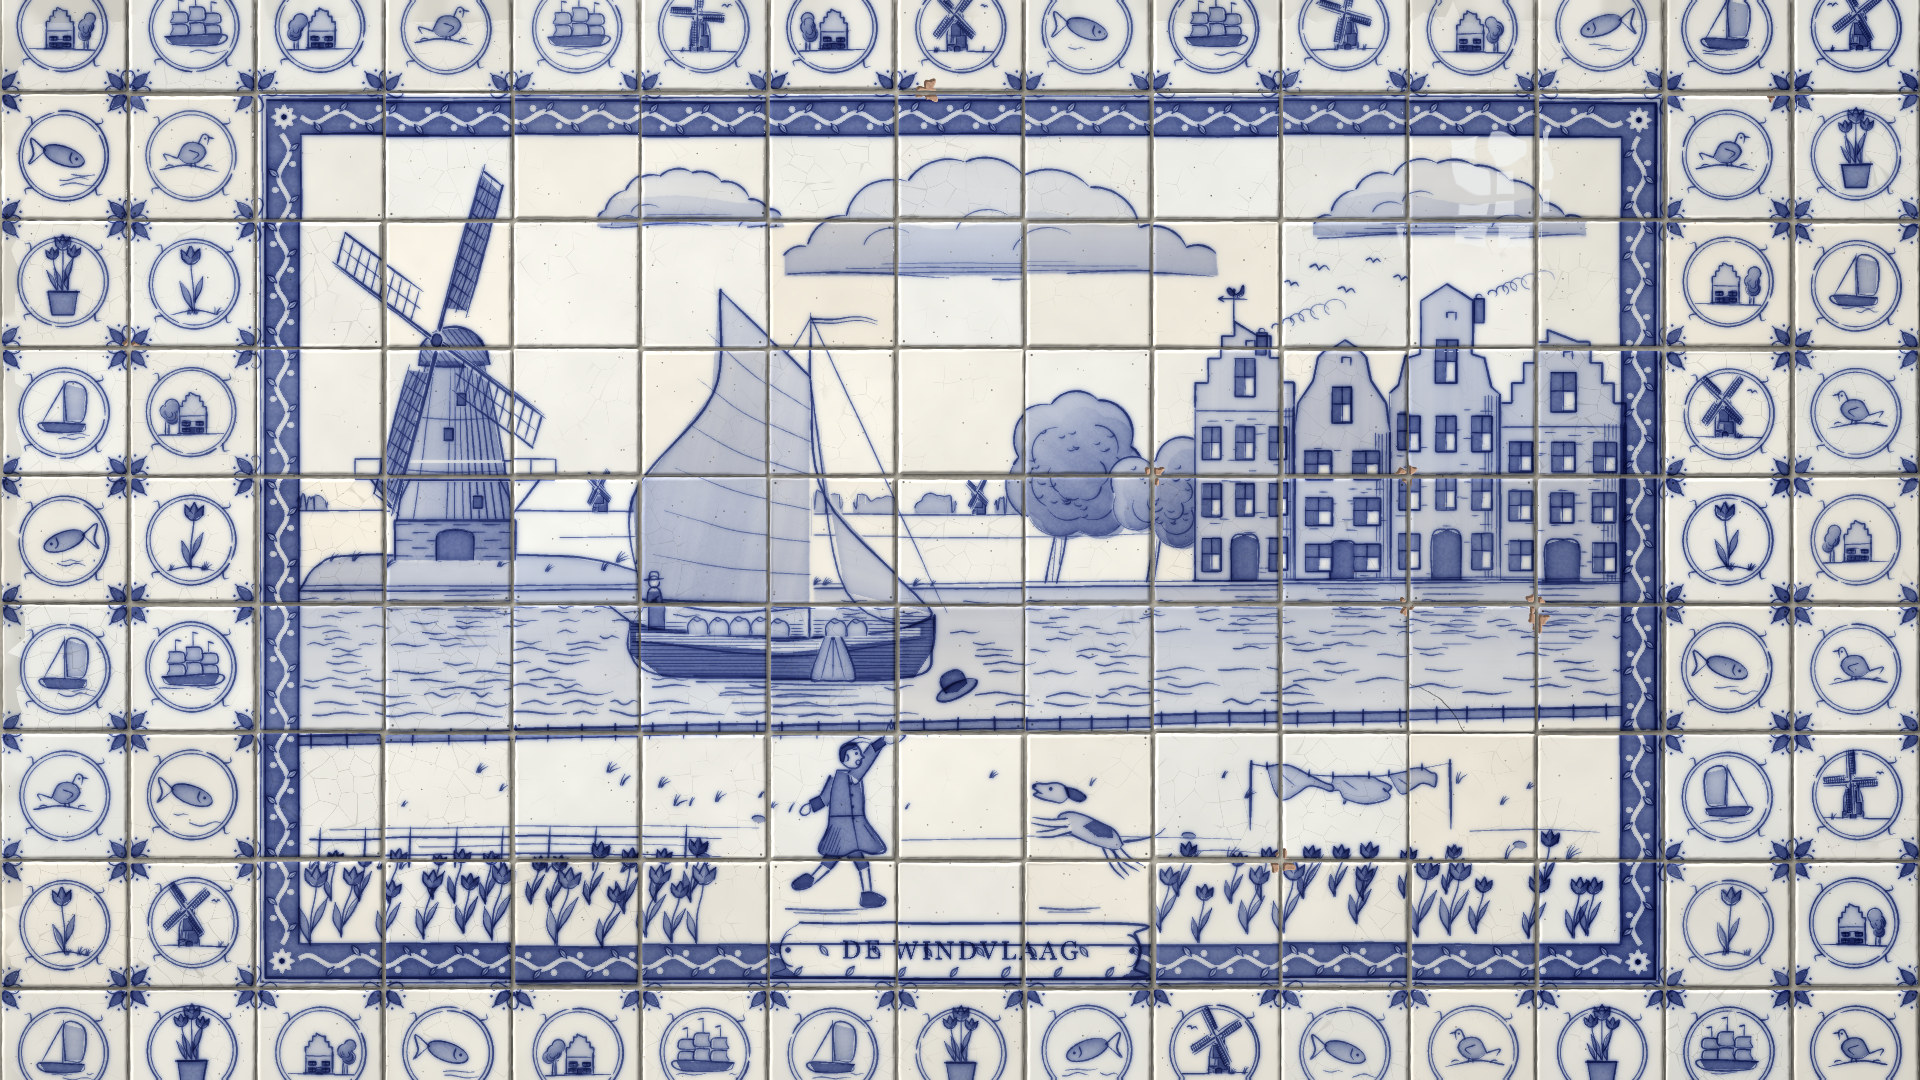

The script that saved this image:
"""运河小镇 · 一阵风 (De Windvlaag) — a Delft tile wall: an 11 x 7 tile picture set among single tiles.

One gust from the west crosses a canal town and everything answers it: the mill's sails turn, the sail barge
loaded with flour sacks runs before it with its pennant streaming, chimney smoke and the washing on the line
blow to the right, the tulips bow, and a man's hat flies off over the water while his dog leaps for it.
The weathervane on the step gable points into the wind.

    python3 examples/delft_canal.py out.jpg [--stages DIR]
"""
import os
import sys
import time

import numpy as np

sys.path.insert(0, os.path.join(os.path.dirname(os.path.abspath(__file__)), '..', 'lib'))
from delft import DelftTile, arc, ellipse_pts, _normals, _resample  # noqa: E402
from core import spline  # noqa: E402


def limb(t, pts, r0, r1, width=1.7, dens=1.0, tone=None):
    """a limb or sleeve as two outlines that taper from r0 to r1 (px); returns its polygon"""
    P, _ = _resample(spline(np.asarray(pts, np.float32), 8), 2.0)
    nr = _normals(P)
    rr = np.linspace(r0, r1, len(P))[:, None]
    L, R = P + nr * rr, P - nr * rr
    t.trek(L, width, dens, taper=(0.05, 0.2))
    t.trek(R, width, dens, taper=(0.05, 0.2))
    poly = np.vstack([L, R[::-1]])
    if tone: t.wash(poly, tone, slip=0.4, pool=0.5)
    return poly


def man(t, fx, fy, h):
    """a man in a long coat running to the right, reaching up after his hat; surprised open mouth,
    hair and coat skirts blown forward by the gust"""
    s = h / 100.0
    def P(u, v): return (fx + u * s, fy - v * s)
    w = 1.8
    hx, hy = P(16, 91)
    head = ellipse_pts(hx, hy, 6.4 * s, 7.2 * s, 0.15, 28)
    face = [P(10.5, 96), P(14, 98.5), P(19, 98.4), P(22, 95), P(22.6, 92.5), P(24.4, 90.6), P(22.6, 89.6), P(22.6, 87.5),
            P(20, 84.3), P(15, 84.2), P(10.6, 87.5), P(9.6, 92)]
    t.trek(face + [face[0]], w)
    hair = [P(9.4, 92), P(10.4, 96.6), P(14, 99), P(19.5, 98.8), P(17, 96.5), P(13.5, 95), P(12.4, 91), P(11.6, 87.8), P(9.8, 88.6)]
    t.trek(hair + [hair[0]], 1.3)
    t.wash(hair, 0.55, slip=0.3, pool=0.3)
    t.trek([P(14, 99), P(21, 102.5), P(28, 101.5)], 1.3, taper=(0.1, 0.8))            # strands blown forward
    t.trek([P(17, 98.8), P(24, 100), P(30, 98)], 1.1, 0.85, taper=(0.1, 0.8), pounce=False)
    t.dot(*P(19.6, 93), r=1.3)
    t.trek([P(17.5, 95.5), P(20.5, 96)], 1.1, smooth=False, pounce=False)                 # raised brow
    t.closed(ellipse_pts(*P(20.6, 87.6), 1.3 * s, 1.5 * s, 0, 10), 1.2)                  # 'oh!'
    t.trek(arc(*P(13.2, 90.5), 1.6 * s, 2.2 * s, -1.2, 1.6, 8), 1.1, pounce=False)       # ear
    t.wash(face, 0.05, slip=0.3)
    t.occlude(face + [P(28, 101.5)])
    # raised front arm with a turned-back cuff and an open hand
    hand = [P(35.5, 101.5), P(37, 106.5), P(38.6, 110.5), P(40, 107), P(41.3, 111), P(42.4, 106.6), P(44.5, 108.8), P(44.4, 104.6),
            P(46.6, 104), P(43.2, 100.5), P(39.4, 99)]
    t.trek(hand + [hand[0]], 1.3)
    t.wash(hand, 0.05, slip=0.2)
    t.occlude(hand)
    cuff = [P(31, 94), P(37.6, 98.6), P(35, 103), P(28.4, 98.6)]
    t.trek(cuff + [cuff[0]], 1.5, smooth=False)
    t.wash(cuff, 0.5, slip=0.2)
    t.occlude(cuff)
    arm = limb(t, [P(18, 79), P(25, 88), P(32, 98)], 4.2 * s, 3.6 * s, w, tone=0.3)
    t.occlude(arm)
    # coat: leaning forward, skirts blown ahead
    coat = [P(8, 83), P(21, 81), P(24, 66), P(25, 54), P(37, 36), P(30, 32.5), P(20, 34.5), P(10, 31), P(-3, 34.5), P(3, 50), P(4.5, 70)]
    t.trek(coat + [coat[0]], w)
    t.trek([P(14.5, 80), P(16, 66), P(17.5, 52), P(21, 35)], 1.2, 0.85, pounce=False)
    for v in (75, 68, 61, 54):
        t.dot(*P(16 + (80 - v) * 0.06, v), r=1.3)
    t.trek([P(3.5, 55), P(24.5, 56)], 1.5, smooth=False)
    t.trek([P(5, 50), P(-1, 40)], 1.0, 0.7, pounce=False)
    t.trek([P(24, 50), P(31, 40)], 1.0, 0.7, pounce=False)
    cravat = [P(17, 83.5), P(22, 82), P(21, 76), P(18, 74.5), P(16.5, 79)]
    t.trek(cravat + [cravat[0]], 1.2)
    t.wash(coat, 0.34, angle=-1.3, slip=0.8, pool=0.6, holes=[cravat])
    t.hatch([P(-3, 34.5), P(3, 50), P(10, 49), P(10, 31)], angle=-1.2, spacing=3.2, width=0.8, dens=0.7)
    t.occlude(coat)
    # back arm swinging behind
    hb = [P(-8.5, 63.5), P(-12.6, 61.5), P(-14.6, 57.6), P(-12, 55.6), P(-8.4, 57.8)]
    t.trek(hb + [hb[0]], 1.3)
    t.occlude(hb)
    cb = [P(-2.5, 67.5), P(-8.5, 64.5), P(-6, 58), P(0.5, 61.5)]
    t.trek(cb + [cb[0]], 1.4, smooth=False)
    t.wash(cb, 0.5, slip=0.2)
    t.occlude(cb)
    limb(t, [P(7, 78), P(3, 70), P(-1, 63)], 3.8 * s, 3.4 * s, w * 0.95, tone=0.3)
    # legs: breeches to the knee, pale stockings, buckled shoes; the back leg kicked up
    for (pts, shoe) in (([P(18, 34), P(23, 22), P(25, 7)], [P(21.5, 7.5), P(28, 7.5), P(35.5, 3.6), P(33, -0.4), P(21.5, -0.4)]),
                        ([P(7, 34), P(0, 23), P(-9, 14)], [P(-7.4, 16.2), P(-12.2, 18.8), P(-20, 13.6), P(-18.6, 9.4), P(-9.6, 11)])):
        t.trek(shoe + [shoe[0]], 1.5)
        t.wash(shoe, 0.6, slip=0.1, pool=0.2)
        t.occlude(shoe)
        knee = pts[1]
        br = limb(t, [pts[0], ((pts[0][0] + knee[0]) / 2, (pts[0][1] + knee[1]) / 2), knee], 4.4 * s, 3.4 * s, w, tone=0.45)
        t.occlude(br)
        limb(t, [knee, ((knee[0] + pts[2][0]) / 2, (knee[1] + pts[2][1]) / 2), pts[2]], 2.9 * s, 2.2 * s, w * 0.9)


def hat(t, x, y, r):
    """a broad-brimmed hat tumbling through the air"""
    rot = -0.45
    brim = ellipse_pts(x, y, r, r * 0.34, rot, 30)
    t.closed(brim, 1.8)
    c, s = np.cos(rot), np.sin(rot)
    def R(u, v): return (x + u * c - v * s, y + u * s + v * c)
    crown = [R(-r * 0.52, -r * 0.08), R(-r * 0.55, -r * 0.55), R(-r * 0.3, -r * 0.85), R(r * 0.3, -r * 0.85), R(r * 0.55, -r * 0.55), R(r * 0.52, -r * 0.08)]
    t.trek(crown, 1.8)
    t.trek([R(-r * 0.53, -r * 0.25), R(0, -r * 0.33), R(r * 0.53, -r * 0.25)], 2.6, 0.95)
    t.wash(crown + [R(0, r * 0.1)], 0.42, slip=0.4)
    t.wash(brim, 0.22, slip=0.4)
    t.occlude(np.vstack([brim, crown]))


def dog(t, x, y, s=1.0, facing=1, tilt=0.0):
    """a small dog in a flying leap (all four feet off the ground), ears and tail streaming back;
    facing=-1 leaps to the left; tilt (radians) aims the leap upward"""
    c, sn = np.cos(tilt), np.sin(tilt)
    def P(u, v):
        u, v = u * c - (v - 30) * sn, u * sn + (v - 30) * c + 30
        return (x + facing * u * s, y - v * s)
    w = 1.8
    head = [P(23, 52), P(27, 57.5), P(34, 58.5), P(41, 55.5), P(47.5, 53.5), P(49, 50), P(45, 48.5), P(47, 45.5), P(41, 44.5), P(34, 45), P(27, 46)]
    t.trek(head + [head[0]], w)
    t.dot(*P(37, 53), r=1.6)
    t.dot(*P(48.4, 51.6), r=1.8)
    t.trek([P(45.5, 48.5), P(41, 48)], 1.1, smooth=False, pounce=False)
    ear = [P(28, 56.5), P(20, 57.5), P(12, 55), P(15, 50.5), P(23, 51)]
    t.trek(ear + [ear[0]], w * 0.9)
    t.wash(ear, 0.5, slip=0.3, pool=0.4)
    t.wash(head, 0.08, slip=0.3)
    t.occlude(head + ear)
    for leg in ([P(19, 34), P(31, 30), P(43, 28.5)], [P(16, 31), P(27, 24), P(37, 20)]):
        lp = limb(t, leg, 2.7 * s, 2.0 * s, w * 0.85)
        t.occlude(lp)
    body = [P(-22, 31), P(-14, 38.5), P(-2, 41), P(12, 42.5), P(21, 41), P(26, 36), P(21, 29.5), P(7, 26.5), P(-8, 25.5), P(-19, 26.5)]
    t.trek(body + [body[0]], w)
    patch = [P(-12, 38.5), P(2, 41), P(8, 35), P(-4, 31), P(-14, 33)]
    t.wash(body, 0.1, slip=0.6, holes=[patch])
    t.wash(patch, 0.5, slip=0.3, pool=0.4)
    t.occlude(body)
    for leg in ([P(-15, 29), P(-27, 22), P(-39, 19)], [P(-12, 27), P(-21, 16), P(-31, 10)]):
        limb(t, leg, 3.0 * s, 2.0 * s, w * 0.85)
    t.trek([P(-22, 33), P(-33, 38), P(-42, 44), P(-46, 50)], w * 1.4, taper=(0.05, 0.8))


def laundry(t, x0, x1, y, sag=10):
    """a washing line between two posts; the gust lifts the washing almost level, streaming to the right"""
    t.trek([(x0, y - 3), (x0 - 1, y + 66)], 2.2, smooth=False)
    t.trek([(x1, y - 3), (x1 + 1, y + 66)], 2.2, smooth=False)
    xs = np.linspace(x0, x1, 14)
    yl = lambda x: y + sag * np.sin(np.pi * (x - x0) / (x1 - x0))
    items = [(0.08, 0.3, 40, 'sheet'), (0.42, 0.6, 30, 'shirt'), (0.7, 0.86, 24, 'cloth')]
    for (u0, u1, hh, kind) in items:
        a = (x0 + (x1 - x0) * u0, yl(x0 + (x1 - x0) * u0))
        b = (x0 + (x1 - x0) * u1, yl(x0 + (x1 - x0) * u1))
        wdt = b[0] - a[0]
        if kind == 'shirt':
            q = [a, b, (b[0] + 10, b[1] + 4), (b[0] + 22, b[1] + 10), (b[0] + 18, b[1] + 15), (b[0] + 14, b[1] + 12),
                 (b[0] + 20, b[1] + hh * 0.7), (a[0] + wdt * 0.45 + 18, a[1] + hh * 0.9), (a[0] + 12, a[1] + hh * 0.75),
                 (a[0] + 6, a[1] + 14), (a[0] - 4, a[1] + 15), (a[0] - 2, a[1] + 8)]
        else:
            k = np.linspace(0, 1, 6)
            hem = [(a[0] + 10 + (b[0] + hh * 0.55 - a[0] - 10) * u, a[1] + hh * (0.72 + 0.12 * np.sin(u * 7.5)) - u * hh * 0.25) for u in k]
            q = [a, (a[0] + wdt * 0.5, a[1] - 3), b, (b[0] + hh * 0.35, b[1] + hh * 0.18), (b[0] + hh * 0.6, b[1] + hh * 0.28)] + hem[::-1]
        t.trek(q + [q[0]], 1.4)
        t.trek([(a[0] + wdt * 0.3, a[1] + 4), (a[0] + wdt * 0.5 + hh * 0.2, a[1] + hh * 0.45)], 0.9, 0.6, pounce=False)
        t.wash(q, 0.12, slip=0.6, angle=0.3, pool=0.7)
        for pc in (a, b):
            t.trek([(pc[0], pc[1] + 2), (pc[0], pc[1] - 5)], 1.8, smooth=False, pounce=False)
        t.occlude(q)
    t.trek(np.stack([xs, yl(xs)], 1), 1.1, 0.9)


def main(out, stages=None):
    t0 = time.time()
    t = DelftTile(1920, 1080, tile=128, joint=3.6, origin=(0, -36), seed=11)
    R = t.tableau(2, 1, 13, 8)                    # 11 x 7 tiles: x 256..1664, y 92..988
    # canal edges
    def far_edge(x): return 592 - (x - 299) * 0.008
    def near_edge(x): return 734 - (x - 299) * 0.02

    # ------------------------------------------------------------ the picture, front to back
    t.layer('picture')
    # cartouche reserve at the bottom (kept white, text later)
    cart = [(800, 924), (1120, 924), (1134, 934), (1140, 951), (1134, 968), (1120, 978), (800, 978), (786, 968), (780, 951), (786, 934)]
    t.occlude(cart, grow=0.5)
    man(t, 826, 906, 166)
    hat(t, 958, 690, 22)
    dog(t, 1092, 880, 1.45, facing=-1, tilt=0.3)
    laundry(t, 1250, 1450, 764, sag=12)
    # tulips: a bed on the left, two rows on the right, all bowing to the right
    rng = np.random.default_rng(5)
    for row, (y, x0, x1, hh, n) in enumerate([(940, 316, 704, 56, 12), (904, 334, 690, 46, 12), (934, 1168, 1604, 54, 12), (898, 1186, 1592, 44, 12)]):
        xs = np.linspace(x0, x1, n) + rng.normal(0, 7, n)
        for j, x in enumerate(xs):
            if rng.random() < 0.1: continue                      # a gap in the row
            t.tulip(x, y + rng.normal(0, 4), hh * rng.uniform(0.78, 1.15), lean=0.3 + rng.normal(0, 0.08), width=1.5,
                    tone=0.2 + 0.08 * (row % 2) + rng.normal(0, 0.03), leaves=2 if rng.random() < 0.8 else 1)
    # ground shadows under the running figures
    for (x0, x1, y) in ((786, 868, 910), (1040, 1100, 908)):
        t.trek([(x0, y), ((x0 + x1) / 2, y + 1.5), (x1, y)], 2.2, 0.6, pounce=False, taper=(0.3, 0.3))
        t.trek([(x0 + 8, y + 4), (x1 - 10, y + 4.5)], 1.2, 0.45, pounce=False, taper=(0.3, 0.3))
    # a low post-and-rail fence behind the left bed, leaning a little
    for x in np.arange(318, 720, 46):
        t.trek([(x, 868), (x + 2, 826)], 2.0, smooth=False)
    t.trek([(310, 838), (515, 836), (722, 839)], 1.7)
    t.trek([(310, 856), (515, 853), (722, 857)], 1.5)
    t.grass(310, 760, 870, n=10, h=11, lean=0.5)
    t.grass(1140, 1610, 860, n=10, h=11, lean=0.5)
    t.grass(320, 1600, 790, n=22, h=9, lean=0.5, yspread=20)
    # near bank: boarding along the canal, a path
    xs = np.linspace(299, 1621, 40)
    t.trek(np.stack([xs, near_edge(xs)], 1), 2.2, taper=(0.02, 0.02))
    t.trek(np.stack([xs, near_edge(xs) + 9], 1), 1.3, 0.8, taper=(0.02, 0.02), pounce=False)
    for x in np.arange(312, 1621, 34) + rng.normal(0, 2, 39):
        y = near_edge(x)
        t.trek([(x, y - 3), (x, y + 13)], 1.6, smooth=False, bead=0.05)
    t.wash([(299, near_edge(299)), (1621, near_edge(1621)), (1621, near_edge(1621) + 9), (299, near_edge(299) + 9)], 0.22, slip=0.5)
    for (x0, x1, y) in ((330, 760, 828), (420, 700, 846), (900, 1240, 838), (1470, 1600, 832), (1180, 1260, 852)):
        t.trek([(x0, y), ((x0 + x1) / 2, y - 2), (x1, y + 1)], 1.0, 0.55, pounce=False, taper=(0.3, 0.4))
    for (x, y) in ((760, 820), (1188, 836), (1520, 846), (704, 858)):
        st = ellipse_pts(x, y, 7, 3.5, 0.1, 14)
        t.trek(st[7:], 1.2, 0.8, pounce=False)
        t.wash(st, 0.15, slip=0.3)
    t.occlude([(299, near_edge(299) - 2), (1621, near_edge(1621) - 2), (1621, 945), (299, 945)])
    # the barge, then the water round it
    hull = t.sailboat(636, 676, 300, facing=1, belly=0.5, cargo=7)
    t.occlude(hull)
    for (x, w) in ((1255, 90), (1350, 80), (1452, 96), (1560, 100)):
        t.reflection(x, far_edge(x) + 2, w * 0.8, 70, step=6, width=1.3, dens=0.6)
    t.reflection(470, far_edge(470) + 2, 70, 55, step=6, width=1.3, dens=0.55)
    t.reflection(790, 680, 250, 34, step=5.5, width=1.5, dens=0.75)
    t.water(299, 1621, far_edge(299) + 6, near_edge(1000) - 4, width=1.5, dens=0.8, far=4.2, near=10, avoid=t.occ)
    t.wash([(299, far_edge(299)), (1621, far_edge(1621)), (1621, near_edge(1621)), (299, near_edge(299))], 0.07, angle=0.0, pool=0.3,
           grad=((960, far_edge(960)), (960, near_edge(960)), 1.4, 0.5))
    t.occlude([(299, far_edge(299) + 1), (1621, far_edge(1621) + 1), (1621, near_edge(1621)), (299, near_edge(299))], grow=0)
    # far bank line
    xs = np.linspace(299, 1621, 40)
    t.trek(np.stack([xs, far_edge(xs)], 1), 1.8, taper=(0.02, 0.02))
    t.trek(np.stack([xs, far_edge(xs) - 5], 1), 1.0, 0.7, taper=(0.05, 0.05), pounce=False)
    # houses on the far bank (front to back = left to right is fine, they don't overlap)
    hb = far_edge(1300) - 4
    t.house(1196, 1296, hb, 172, gable='step', gable_h=88, floors=3, chimney=1262, smoke=(70, -18), vane=-1, shade='right')
    t.house(1296, 1392, hb, 146, gable='bell', gable_h=84, floors=3, shade='right')
    t.house(1392, 1500, hb, 186, gable='neck', gable_h=98, floors=3, chimney=1478, smoke=(64, -14), shade='right')
    t.house(1500, 1625, hb, 158, gable='step', gable_h=92, floors=3, shade='right')
    # trees between the barge and the houses
    t.tree(1150, far_edge(1150) - 4, 150, w=104, lean=0.35, clumps=6, seed=3)
    t.tree(1050, far_edge(1050) - 4, 196, w=126, lean=0.4, clumps=8, seed=4)
    # the mill on its dike
    dike = [(299, far_edge(299) - 1), (318, 566), (360, 556), (560, 556), (640, 572), (700, far_edge(700) - 1)]
    t.windmill(455, 560, 232, sails=0.42, squash=0.6, cloth=(1, 3))
    t.trek(dike, 1.8, taper=(0.02, 0.1))
    t.wash(dike + [(299, far_edge(299))], 0.1, angle=0.0, pool=0.5)
    t.grass(320, 690, 566, n=12, h=9, lean=0.6, yspread=6)
    t.occlude(dike + [(700, far_edge(700) + 2), (299, far_edge(299) + 2)])
    # ground on the far bank and the low polder beyond
    t.grass(700, 1040, far_edge(800) - 4, n=8, h=8, lean=0.6)
    t.trek([(560, 538), (760, 534), (1000, 536), (1200, 532)], 1.0, 0.65, pounce=False)
    for (x, hgt) in ((600, 26), (980, 22)):
        t.windmill(x, 512, hgt, sails=0.6, squash=0.7, width=1.1, tone=0.14, gallery=False, door=False, cloth=())
    t.bushes(640, 1190, 511, h=16, gap=[(965, 995)], seed=12)
    t.bushes(304, 340, 511, h=12, seed=13)
    t.trek([(299, 512), (520, 511), (900, 513), (1200, 511)], 1.3, 0.85)
    # sky: clouds and birds
    t.cloud(1000, 215, 430, 120, lean=0.35, seed=8)
    t.cloud(1450, 196, 270, 80, lean=0.35, seed=9)
    t.cloud(690, 196, 180, 60, lean=0.35, seed=10)
    t.birds([(1290, 285), (1318, 270), (1345, 292), (1372, 262), (1400, 280)], size=9, tilt=0.25)
    t.clear_occlusion()
    # inscription in the cartouche
    t.letters('DE WINDVLAAG', 960, 951, 26, font='serif', dens=1.05, spacing=3)

    # ------------------------------------------------------------ the painted frame and the single tiles
    t.layer('frame')
    t.border(R, band=34, inset=9, reserve=[cart])
    t.closed(cart, 2.2)
    for sx in (-1, 1):
        cxs = 960 + sx * 168
        t.trek(arc(cxs, 951, 12, 16, -np.pi / 2, np.pi / 2, 12) if sx > 0 else arc(cxs, 951, 12, 16, np.pi / 2, 3 * np.pi / 2, 12), 1.6)
        t.dot(cxs + sx * 4, 951, 2.4)
    t.layer('single')
    t.field(corners='spin', width=1.35)

    # ------------------------------------------------------------ stages: replay the workshop
    if stages:
        t.stage('tiles', hide=('*',))
        t.stage('pounce', hide=('trek', 'wash'))
        t.stage('outline', hide=('wash', 'frame', 'single'))
        t.stage('wash', hide=('frame', 'single'))
        t.stage('singles')
    t.fire()
    if stages: t.stage('fired')
    t.set_wall()
    if stages: t.stage('set')
    t.age(craze=1.0, chips=12, cracks=[[(1360, 640), (1395, 676), (1440, 700), (1470, 738)]])
    t.light(window=(1488, 178, 112, 150), strength=0.65, soft=6.0)   # window glare over the right cloud
    t.save(out, stages_dir=stages)
    print(f'{out}  {time.time() - t0:.1f}s')


if __name__ == '__main__':
    out = sys.argv[1] if len(sys.argv) > 1 else 'delft_canal.jpg'
    st = sys.argv[sys.argv.index('--stages') + 1] if '--stages' in sys.argv else None
    main(out, st)
